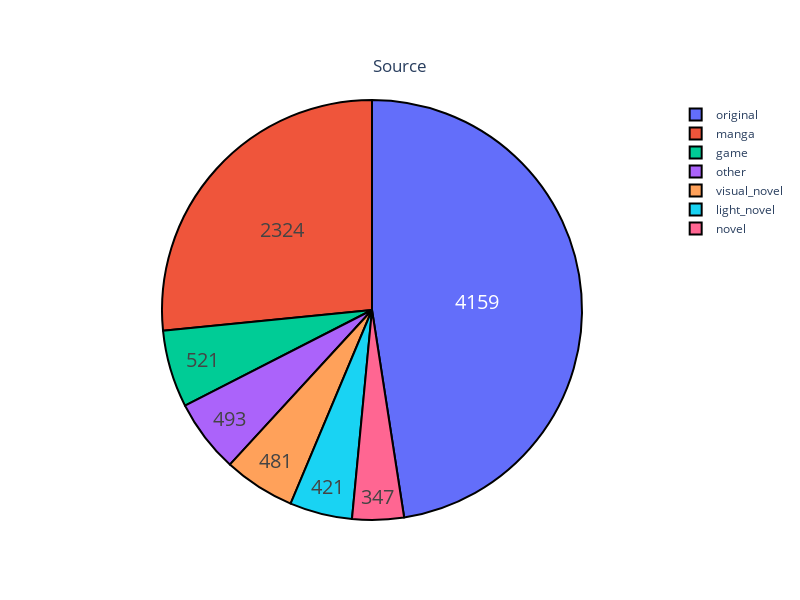

Notebook source saved alongside this figure:
### Code cell
import plotly.graph_objects as go
labels = TopSources.index
values = TopSources.values

fig = go.Figure(data=[go.Pie(labels=labels,
                             values=values)],layout=go.Layout(height=600, width=800))
fig.update_traces(hoverinfo='label+percent', textinfo='value', textfont_size=20,
                  marker=dict(line=dict(color='#000000', width=2)))

fig.update_layout(
    title={
        'text': "Source",
        'y':0.9,
        'x':0.5,
        'xanchor': 'center',
        'yanchor': 'top'})

fig.show()

### Figure 1 — Plotly figure (JSON) as saved in the notebook; plotly's stock layout.template omitted (floating-point values rounded to 4 significant figures)
{"data": [{"hoverinfo": "label+percent", "labels": ["original", "manga", "game", "visual_novel", "other", "light_novel", "novel"], "marker": {"line": {"color": "#000000", "width": 2}}, "textfont": {"size": 20}, "textinfo": "value", "type": "pie", "values": [4159, 2324, 521, 481, 493, 421, 347]}], "layout": {"height": 600, "title": {"text": "Source", "x": 0.5, "xanchor": "center", "y": 0.9, "yanchor": "top"}, "width": 800}}
